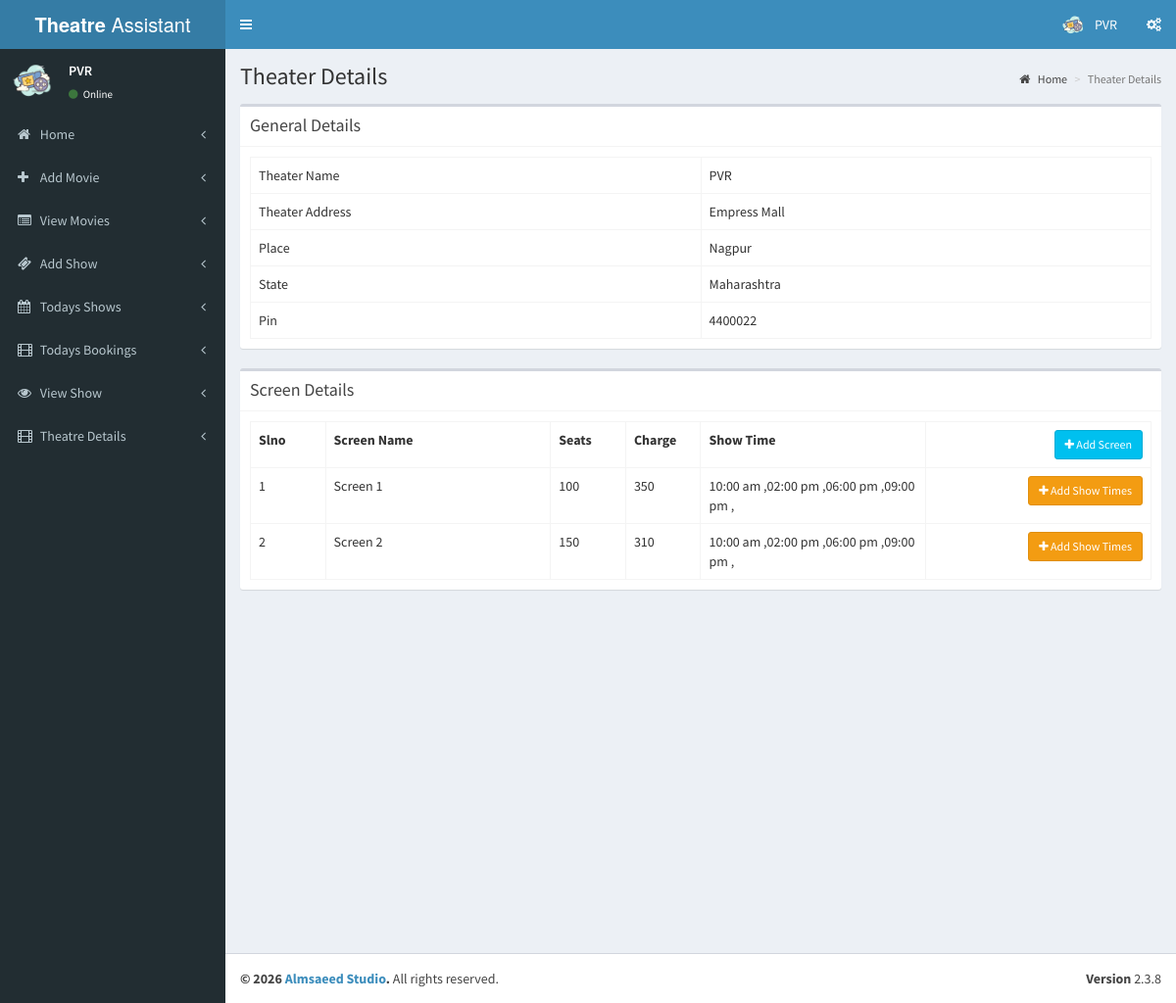
The app's page /theatre/pages/add_theatre_2.php (signed in) with its own data.
### tables this page shows
CREATE TABLE `tbl_theatre` (
  `id` int(11) NOT NULL,
  `name` varchar(100) NOT NULL,
  `address` varchar(100) NOT NULL,
  `place` varchar(100) NOT NULL,
  `state` varchar(50) NOT NULL,
  `pin` int(11) NOT NULL
);

CREATE TABLE `tbl_screens` (
  `screen_id` int(11) NOT NULL,
  `t_id` int(11) NOT NULL COMMENT 'theatre id',
  `screen_name` varchar(110) NOT NULL,
  `seats` int(11) NOT NULL COMMENT 'number of seats',
  `charge` int(11) NOT NULL
);

CREATE TABLE `tbl_show_time` (
  `st_id` int(11) NOT NULL,
  `screen_id` int(11) NOT NULL,
  `name` varchar(40) NOT NULL COMMENT 'noon,second,etc',
  `start_time` time NOT NULL
);

### theatre/pages/add_theatre_2.php (the view, shortened to what this page needs)
<?php
include('header.php');
?>
  <div class="content-wrapper">
    <section class="content-header">
      <h1>
        Theater Details
      </h1>
      <ol class="breadcrumb">
        <li><a href="index.php"><i class="fa fa-home"></i> Home</a></li>
        <li class="active">Theater Details</li>
      </ol>
    </section>
    <section class="content">
      <div class="box">
         <div class="box-header with-border">
              <h3 class="box-title">General Details</h3>
            </div>
        <div class="box-body">
          <?php
            $th=mysqli_query($con,"select * from tbl_theatre where id='".$_SESSION['theatre']."'");
            $theatre=mysqli_fetch_array($th);
          ?>
            <table class="table table-bordered table-hover">
                <tr>
                    <td class="col-md-6">Theater Name</td>
                    <td  class="col-md-6"><?php echo $theatre['name'];?></td>
                </tr>
                <tr>
                    <td>Theater Address</td>
                    <td><?php echo $theatre['address'];?></td>
                </tr>
                <tr>
                    <td>Place</td>
                    <td><?php echo $theatre['place'];?></td>
                </tr>
                <tr>
                    <td>State</td>
                    <td><?php echo $theatre['state'];?></td>
                </tr>
                <tr>
                    <td>Pin</td>
                    <td><?php echo $theatre['pin'];?></td>
                </tr>
            </table>
        </div>
      </div>
         <div class="box">
         <div class="box-header with-border">
              <h3 class="box-title">Screen Details</h3>
            </div>
        <div class="box-body" id="screendtls">
          <?php
            $sr=mysqli_query($con,"select * from tbl_screens where t_id='".$_SESSION['theatre']."'");
            if(mysqli_num_rows($sr))
            {
          ?>
            <table class="table table-bordered table-hover">
              <th class="col-md-1">Slno</th>
              <th class="col-md-3">Screen Name</th>
              <th class="col-md-1">Seats</th>
              <th class="col-md-1">Charge</th>
              <th class="col-md-3">Show Time</th>
              <th class="text-right col-md-3"><button data-toggle="modal" data-target="#view-modal" id="getUser" class="btn btn-sm btn-info"><i class="fa fa-plus"></i> Add Screen</button></th>
                <?php
                $sl=1;
                while($screen=mysqli_fetch_array($sr))
                {
                  ?>
                  <tr>
                    <td><?php echo $sl;?></td>
                    <td><?php echo $screen['screen_name'];?></td>
                    <td><?php echo $screen['seats'];?></td>
                    <td><?php echo $screen['charge'];?></td>
                    <?php
                      $st=mysqli_query($con,"select * from tbl_show_time where screen_id='".$screen['screen_id']."'");
                    ?>
                    <td><?php if(mysqli_num_rows($st)) { while($stm=mysqli_fetch_array($st))
                    { echo date('h:i a',strtotime($stm['start_time']))." ,";}}
                    else
                    {echo "No Show Time Added";}
                    ?></td>
                    <td class="text-right"><button data-toggle="modal" data-id="<?php echo $screen['screen_id'];?>" data-target="#view-modal2" id="getUser2" class="btn btn-sm btn-warning"><i class="fa fa-plus"></i> Add Show Times</button></td>
                  </tr>
                  <?php
                  $sl++;
                }
                ?>
            </table>
            <?php
            }
            else
            {
              ?>
              <button data-toggle="modal" data-target="#view-modal" id="getUser" class="btn btn-sm btn-info"><i class="fa fa-plus"></i> Add Screen</button>
              <?php
            }
            ?>
        </div>
      </div>
    </section>
  </div>
  <?php
include('footer.php');
?>

### theatre/pages/header.php (shortened to what this page needs)
<?php
include('../../config.php');
$th=mysqli_query($con,"select * from tbl_theatre where id='".$_SESSION['theatre']."'");
$theatre=mysqli_fetch_array($th);
?>
<!DOCTYPE html>
<html>
<head>
  <link rel="stylesheet" href="../validation/dist/css/bootstrapValidator.css"/>
  <link rel="stylesheet" href="../bootstrap/css/bootstrap.min.css">
  <link rel="stylesheet" href="https://cdnjs.cloudflare.com/ajax/libs/font-awesome/4.5.0/css/font-awesome.min.css">
  <link rel="stylesheet" href="https://cdnjs.cloudflare.com/ajax/libs/ionicons/2.0.1/css/ionicons.min.css">
  <link rel="stylesheet" href="../dist/css/AdminLTE.min.css">
  <link rel="stylesheet" href="../dist/css/skins/_all-skins.min.css">
</head>
<body class="hold-transition skin-blue sidebar-mini">
<div class="wrapper">
  <header class="main-header">
    <a href="index.php" class="logo">
      <span class="logo-lg"><b>Theatre</b> Assistant</span>
    </a>
    <nav class="navbar navbar-static-top">
      <a href="#" class="sidebar-toggle" data-toggle="offcanvas" role="button">
      </a>
      <div class="navbar-custom-menu">
        <ul class="nav navbar-nav">
          <li class="dropdown user user-menu">
            <a href="#" class="dropdown-toggle" data-toggle="dropdown">
              <img src="cinema.png" class="user-image" alt="User Image">
              <span class="hidden-xs"><?php echo $theatre['name'];?></span>
            </a>
          </li>
          <li>
            <a href="#" data-toggle="control-sidebar"><i class="fa fa-gears"></i></a>
          </li>
        </ul>
      </div>
    </nav>
  </header>
  <aside class="main-sidebar">
    <section class="sidebar">
      <div class="user-panel">
        <div class="pull-left image">
          <img src="cinema.png" class="img-circle" alt="User Image">
        </div>
        <div class="pull-left info">
          <p><?php echo $theatre['name'];?></p>
          <a href="#"><i class="fa fa-circle text-success"></i> Online</a>
        </div>
      </div>
      <ul class="sidebar-menu">
        <li class="treeview">
          <a href="index.php">
            <i class="fa fa-home"></i> <span>Home</span>
            <span class="pull-right-container">
              <i class="fa fa-angle-left pull-right"></i>
            </span>
          </a>
        </li>
          <li class="treeview">
          <a href="add_movie.php">
            <i class="fa fa-plus"></i> <span>Add Movie</span>
            <span class="pull-right-container">
              <i class="fa fa-angle-left pull-right"></i>
            </span>
          </a>
        </li>
        <li class="treeview">
          <a href="view_movie.php">
            <i class="fa fa-list-alt"></i> <span>View Movies</span>
            <span class="pull-right-container">
              <i class="fa fa-angle-left pull-right"></i>
            </span>
          </a>
        </li>
        <li class="treeview">
          <a href="add_show.php">
            <i class="fa fa-ticket"></i> <span>Add Show</span>
            <span class="pull-right-container">
              <i class="fa fa-angle-left pull-right"></i>
            </span>
          </a>
        </li>
        <li class="treeview">
          <a href="todays_shows.php">
            <i class="fa fa-calendar"></i> <span>Todays Shows</span>
            <span class="pull-right-container">
              <i class="fa fa-angle-left pull-right"></i>
            </span>
          </a>
        </li>
        <li class="treeview">
          <a href="tickets.php">
            <i class="fa fa-film"></i> <span>Todays Bookings</span>
            <span class="pull-right-container">
              <i class="fa fa-angle-left pull-right"></i>
            </span>
          </a>
        </li>
        <li class="treeview">
          <a href="view_shows.php">
            <i class="fa fa-eye"></i> <span>View Show</span>
            <span class="pull-right-container">
              <i class="fa fa-angle-left pull-right"></i>
            </span>
          </a>
        </li>
        <li class="treeview">
          <a href="add_theatre_2.php">
            <i class="fa fa-film"></i> <span>Theatre Details</span>
            <span class="pull-right-container">
              <i class="fa fa-angle-left pull-right"></i>
            </span>
          </a>
        </li>
      </ul>
    </section>
  </aside>

### records on screen
tbl_theatre: name "PVR", address "Empress Mall", place "Nagpur", state "Maharashtra", pin "4400022"
tbl_screens: screen_name "Screen 1", seats "100", charge "350"
tbl_show_time: start_time "10:00 am"
tbl_show_time: start_time "02:00 pm"
tbl_show_time: start_time "06:00 pm"
tbl_show_time: start_time "09:00 pm"
tbl_screens: screen_name "Screen 2", seats "150", charge "310"
tbl_show_time: start_time "10:00 am"
tbl_show_time: start_time "02:00 pm"
tbl_show_time: start_time "06:00 pm"
tbl_show_time: start_time "09:00 pm"
